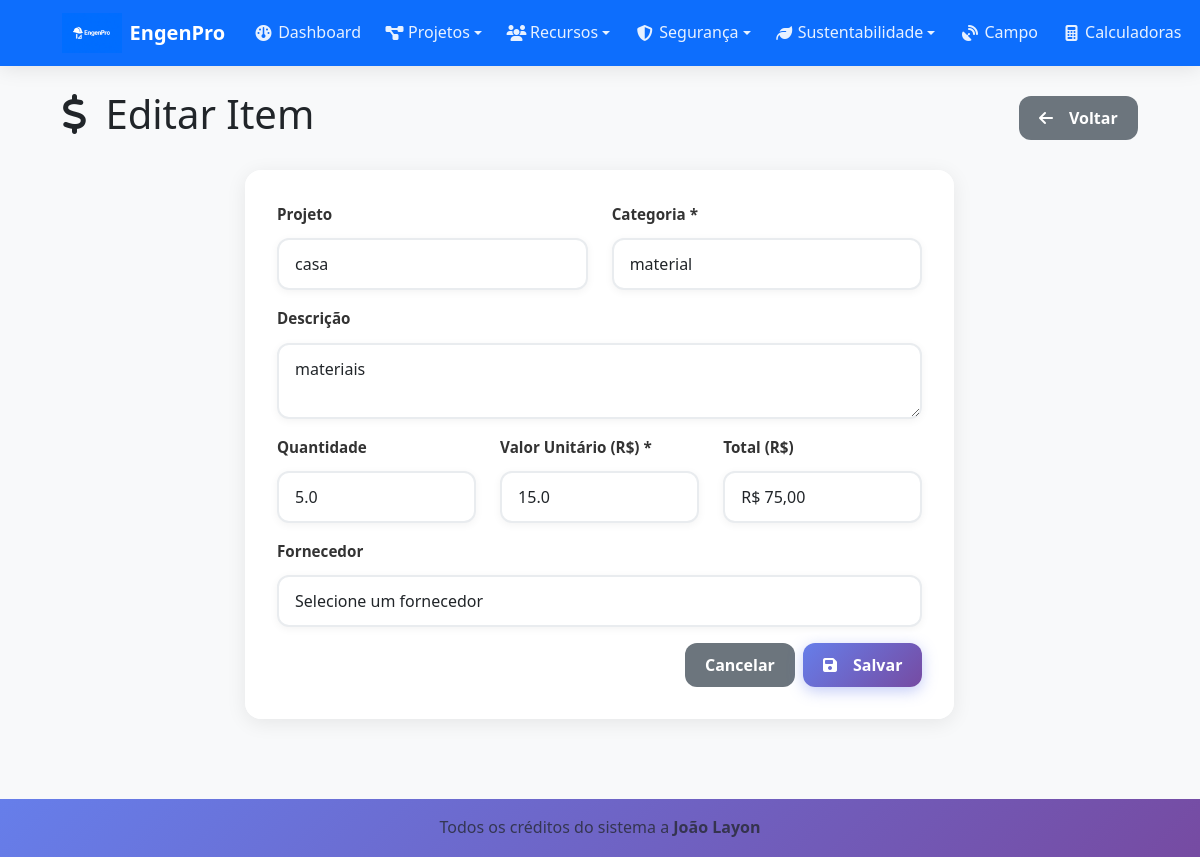
The app's page /budget/1/edit (signed in) with its own data.
### tables this page shows
CREATE TABLE budget_items (
    id INTEGER PRIMARY KEY AUTOINCREMENT,
    project_id INTEGER,
    category TEXT NOT NULL,
    description TEXT,
    quantity REAL DEFAULT 1,
    unit_cost REAL NOT NULL,
    total_cost REAL NOT NULL,
    supplier_id INTEGER,
    created_at TIMESTAMP DEFAULT CURRENT_TIMESTAMP,
    FOREIGN KEY (project_id) REFERENCES projects (id),
    FOREIGN KEY (supplier_id) REFERENCES suppliers (id)
);

CREATE TABLE projects (
    id INTEGER PRIMARY KEY AUTOINCREMENT,
    name TEXT NOT NULL,
    description TEXT,
    status TEXT DEFAULT 'active',
    start_date DATE,
    end_date DATE,
    budget REAL DEFAULT 0,
    user_id INTEGER,
    created_at TIMESTAMP DEFAULT CURRENT_TIMESTAMP,
    FOREIGN KEY (user_id) REFERENCES users (id)
);

### blueprints/budget.py (the view, shortened to what this page needs)
@budget_bp.route('/<int:id>/edit', methods=['GET', 'POST'])
def edit(id):
    if 'user_id' not in session:
        return redirect(url_for('auth.login'))
    db = get_db()
    budget_item = db.execute('SELECT * FROM budget_items WHERE id = ?', (id,)).fetchone()
    projects = db.execute('SELECT id, name FROM projects ORDER BY name').fetchall()
    suppliers = db.execute('SELECT id, name FROM suppliers ORDER BY name').fetchall()
    if not budget_item:
        flash('Budget item not found', 'error')
        return redirect(url_for('budget.index'))
    return render_template('budget/form.html',
                         budget_item=budget_item,
                         projects=projects,
                         suppliers=suppliers)

### blueprints/budget.py (called while the page is built)
def get_db():
    from flask import current_app
    return current_app.get_db()

### templates/budget/form.html (shortened to what this page needs)
{% extends "base.html" %}
{% block content %}
<div class="d-flex justify-content-between align-items-center mb-4">
    <h1>
        <i class="fas fa-dollar-sign me-2"></i>
        {% if budget_item %}Editar Item{% else %}Novo Item{% endif %}
    </h1>
    <a href="{{ url_for('budget.index') }}" class="btn btn-secondary">
        <i class="fas fa-arrow-left me-2"></i>
        Voltar
    </a>
</div>
<div class="row justify-content-center">
    <div class="col-md-8">
        <div class="card">
            <div class="card-body">
                <form method="POST">
                    <div class="row">
                        <div class="col-md-6 mb-3">
                            <label for="project_id" class="form-label">Projeto</label>
                            <select class="form-select" id="project_id" name="project_id">
                                {% for project in projects %}
                                    <option value="{{ project.id }}"
                                            {% if budget_item and budget_item.project_id == project.id %}selected{% endif %}>
                                        {{ project.name }}
                                    </option>
                                {% endfor %}
                            </select>
                        </div>
                        <div class="col-md-6 mb-3">
                            <label for="category" class="form-label">Categoria *</label>
                            <input type="text" class="form-control" id="category" name="category"
                                   value="{{ budget_item.category if budget_item else '' }}"
                                   placeholder="Ex: Material, Mão de obra, Equipamento" required>
                        </div>
                    </div>
                    <div class="mb-3">
                        <label for="description" class="form-label">Descrição</label>
                        <textarea class="form-control" id="description" name="description" rows="2">{{ budget_item.description if budget_item else '' }}</textarea>
                    </div>
                    <div class="row">
                        <div class="col-md-4 mb-3">
                            <label for="quantity" class="form-label">Quantidade</label>
                            <input type="number" step="0.01" class="form-control" id="quantity" name="quantity"
                                   value="{{ budget_item.quantity if budget_item else '1' }}" min="0">
                        </div>
                        <div class="col-md-4 mb-3">
                            <label for="unit_cost" class="form-label">Valor Unitário (R$) *</label>
                            <input type="number" step="0.01" class="form-control" id="unit_cost" name="unit_cost"
                                   value="{{ budget_item.unit_cost if budget_item else '' }}" min="0" required>
                        </div>
                        <div class="col-md-4 mb-3">
                            <label for="total_cost" class="form-label">Total (R$)</label>
                            <input type="text" class="form-control" id="total_cost" readonly>
                        </div>
                    </div>
                    <div class="mb-3">
                        <label for="supplier_id" class="form-label">Fornecedor</label>
                        <select class="form-select" id="supplier_id" name="supplier_id">
                            <option value="">Selecione um fornecedor</option>
                        </select>
                    </div>
                    <div class="d-flex justify-content-end gap-2">
                        <a href="{{ url_for('budget.index') }}" class="btn btn-secondary">Cancelar</a>
                        <button type="submit" class="btn btn-primary">
                            <i class="fas fa-save me-2"></i>
                            Salvar
                        </button>
                    </div>
                </form>
            </div>
        </div>
    </div>
</div>
{% endblock %}

### static/css/style.css (style rules this page uses)
:root { --primary-color: #0d6efd; --success-color: #198754; --warning-color: #ffc107; --danger-color: #dc3545; --info-color: #0dcaf0; --dark-color: #212529; --light-color: #f8f9fa; --border-radius: 0.375rem; --box-shadow: 0 0.125rem 0.25rem rgba(0, 0, 0, 0.075); --box-shadow-lg: 0 1rem 3rem rgba(0, 0, 0, 0.175); }
body { font-family: 'Segoe UI', Tahoma, Geneva, Verdana, sans-serif; background-color: #f8f9fa; line-height: 1.6; }
.card { border: none; box-shadow: var(--box-shadow); transition: all 0.3s ease; border-radius: var(--border-radius); }
.btn { border-radius: var(--border-radius); font-weight: 500; transition: all 0.3s ease; border-width: 1px; }
.form-control, .form-select { border-radius: var(--border-radius); border-color: #ced4da; transition: all 0.3s ease; }
.form-label { font-weight: 600; color: var(--dark-color); margin-bottom: 0.5rem; }
* { box-sizing: border-box; }
html { scroll-behavior: smooth; -webkit-text-size-adjust: 100%; }
body { -webkit-overflow-scrolling: touch; touch-action: manipulation; }
.card { border: none; border-radius: 16px; box-shadow: 0 4px 20px rgba(0,0,0,0.08); transition: all 0.4s cubic-bezier(0.175, 0.885, 0.32, 1.275); overflow: hidden; margin-bottom: 1.5rem; backdrop-filter: blur(10px); background: rgba(255, 255, 255, 0.95); }
.card-body { padding: 1.5rem; }
.btn { min-height: 44px; padding: 0.75rem 1.5rem; border-radius: 12px; font-weight: 600; border: none; position: relative; overflow: hidden; transition: all 0.3s cubic-bezier(0.175, 0.885, 0.32, 1.275); text-decoration: none; display: inline-flex; align-items: center; justify-content: center; gap: 0.5rem; font-size: 0.95rem; cursor: pointer; user-select: none; -webkit-tap-highlight-color: transparent; }
.btn::before { content: ''; position: absolute; top: 0; left: -100%; width: 100%; height: 100%; background: linear-gradient(90deg, transparent, rgba(255,255,255,0.3), transparent); transition: left 0.6s; }
.btn-primary { background: linear-gradient(135deg, #667eea 0%, #764ba2 100%); color: white; box-shadow: 0 4px 15px rgba(102, 126, 234, 0.4); }
.form-label { font-weight: 600; color: #333; margin-bottom: 0.75rem; font-size: 0.95rem; }
.form-control, .form-select { min-height: 48px; padding: 0.875rem 1rem; border: 2px solid #e9ecef; border-radius: 12px; font-size: 1rem; transition: all 0.3s ease; background: white; box-shadow: 0 2px 8px rgba(0,0,0,0.05); }
.form-control::placeholder { color: #adb5bd; font-weight: 400; }
@media (min-width: 414px) { .btn { font-size: 1rem; } }
@media (min-width: 414px) { .card-body { padding: 1.75rem; } }
@media (min-width: 768px) { .card { margin-bottom: 2rem; } }
@media (min-width: 768px) { .card-body { padding: 2rem; } }
@media (min-width: 768px) { .btn { min-height: 40px; padding: 0.625rem 1.25rem; } }
@media (min-width: 768px) { .form-control, .form-select { min-height: 44px; padding: 0.75rem 1rem; } }
.btn, .card, .nav-link, .dropdown-item, .table tbody tr { -webkit-tap-highlight-color: transparent; touch-action: manipulation; }
.btn, .form-control, .form-select, .nav-link { min-height: 44px; }
* { -webkit-transform: translateZ(0); transform: translateZ(0); }
.card, .btn, .navbar, .table-responsive { will-change: transform; backface-visibility: hidden; perspective: 1000px; }

### records on screen
budget_items: project_id "casa", category "material", description "materiais", quantity "5.0", unit_cost "15.0"
